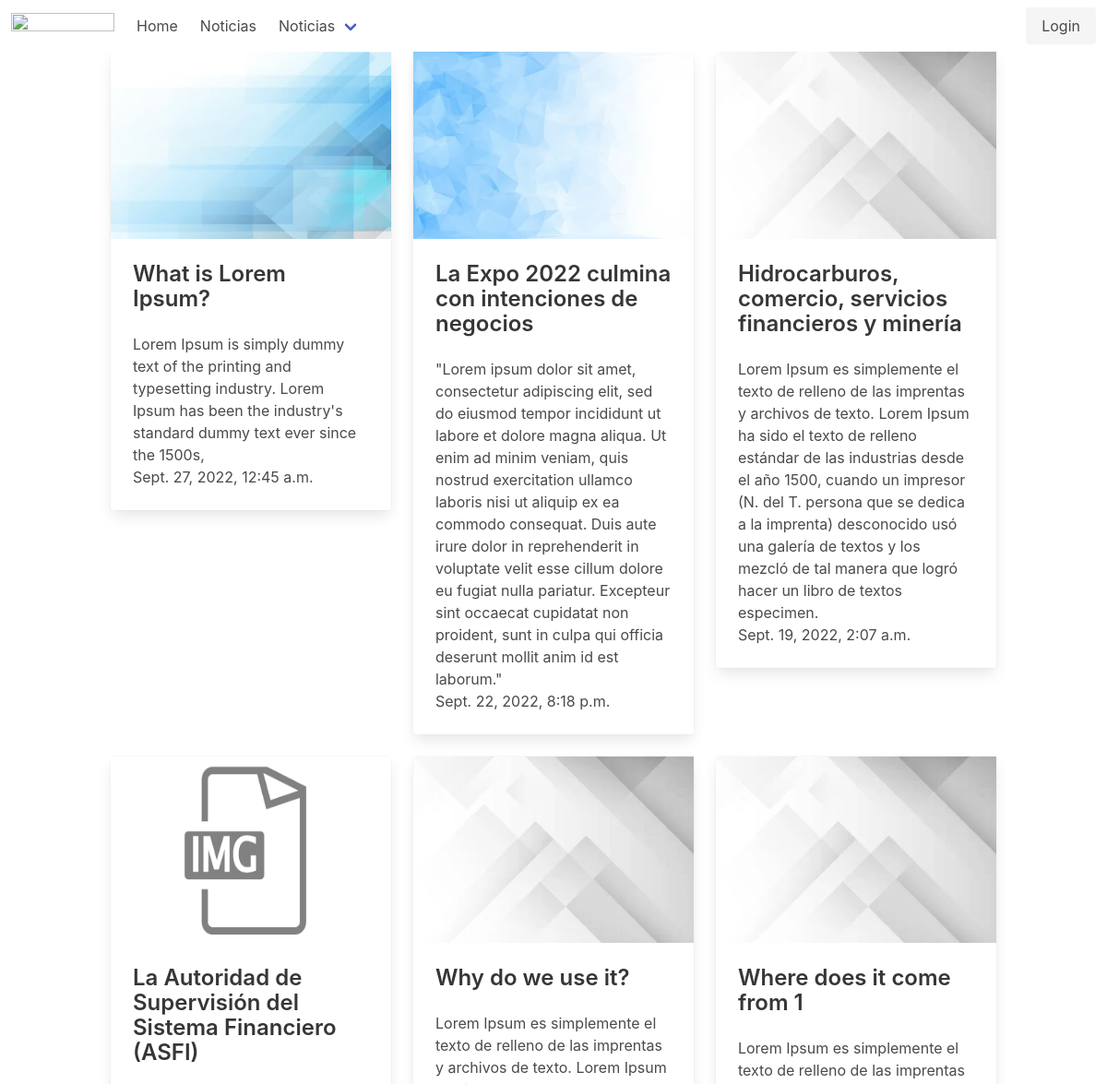
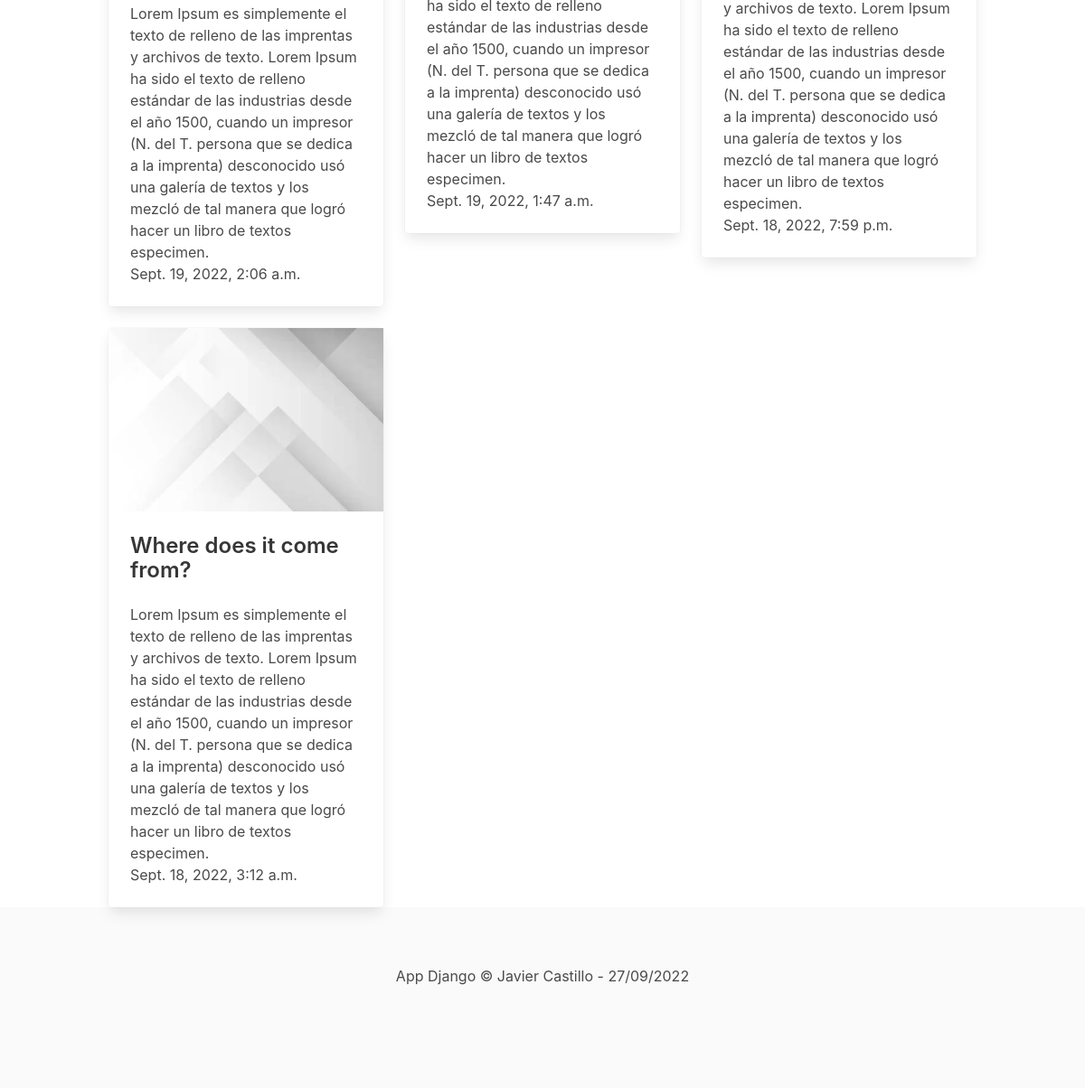
The app's page /ecomonia/ with its own data (2 pictures, top to bottom).
### DemoApp/models.py (models this page shows, shortened)
class Noticia(models.Model):
    title = models.CharField(max_length=200,verbose_name ="Titulo")
    category = models.CharField(max_length=150,verbose_name ="Categoria")
    content = models.TextField(verbose_name ="Contenido")
    image =models.ImageField(default='null',verbose_name ="Imagen",upload_to="noticias")
    public = models.BooleanField(verbose_name ="Publicado")
    created_at = models.DateTimeField(auto_now_add=True,verbose_name ="Creado")
    update_at = models.DateTimeField(auto_now=True,verbose_name ="Editado")
    class Meta:
            verbose_name ="Noticia"
            verbose_name_plural ="Noticias"
            ordering =['-created_at']

### DemoApp/views.py (the view)
# urls.py: path('ecomonia/', views.ecomonia,name="economia"),
def ecomonia(request):
    noticias =Noticia.objects.filter(category="economia")
    return render(request,'ecomonia.html',{
        'noticias':noticias
    })

### DemoApp/templates/ecomonia.html (shortened to what this page needs)
{% extends 'layout.html' %}
{% block content %}
<div class="columns is-flex-wrap-wrap">
    {% for noticia in noticias %}
    <div class="column is-one-third">
      <div class="card">
        <figure class="image image image is-3by2">
          <img src="{{noticia.image.url}}"/>
        </figure>
        <div class="card-content">
          <div class="content">
              <p class="title is-4">{{noticia.title}}</p>
          </div>
          <div class="content">
            {{noticia.content}}
            <br />
            <time datetime="2016-1-1">{{noticia.created_at}}</time>
          </div>
        </div>
      </div>
    </div>
    {% endfor %}
  </div>
{% endblock %}

### records on screen
Noticia: image (picture), title "What is Lorem Ipsum?", content "Lorem Ipsum is simply dummy text of the printing and typesetting industry. Lorem Ipsum has been the industry's standard dummy text ever since the 1500s,", created_at "Sept. 27, 2022, 12:45 a.m."
Noticia: image (picture), title "La Expo 2022 culmina con intenciones de negocios", content "\"Lorem ipsum dolor sit amet, consectetur adipiscing elit, sed do eiusmod tempor incididunt ut labore et dolore magna aliqua. Ut enim ad minim veniam, quis nostrud exercitation ullamco laboris nisi ut aliquip ex ea commodo consequat. Duis aute irure dolor in reprehenderit in voluptate velit esse cillum dolore eu fugiat nulla pariatur. Excepteur sint occaecat cupidatat non proident, sunt in culpa qui officia deserunt mollit anim id est laborum.\"", created_at "Sept. 22, 2022, 8:18 p.m."
Noticia: image (picture), title "Hidrocarburos, comercio, servicios financieros y minería", content "Lorem Ipsum es simplemente el texto de relleno de las imprentas y archivos de texto. Lorem Ipsum ha sido el texto de relleno estándar de las industrias desde el año 1500, cuando un impresor (N. del T. persona que se dedica a la imprenta) desconocido usó una galería de textos y los mezcló de tal manera que logró hacer un libro de textos especimen.", created_at "Sept. 19, 2022, 2:07 a.m."
Noticia: image (picture), title "La Autoridad de Supervisión del Sistema Financiero (ASFI)", content "Lorem Ipsum es simplemente el texto de relleno de las imprentas y archivos de texto. Lorem Ipsum ha sido el texto de relleno estándar de las industrias desde el año 1500, cuando un impresor (N. del T. persona que se dedica a la imprenta) desconocido usó una galería de textos y los mezcló de tal manera que logró hacer un libro de textos especimen.", created_at "Sept. 19, 2022, 2:06 a.m."
Noticia: image (picture), title "Why do we use it?", content "Lorem Ipsum es simplemente el texto de relleno de las imprentas y archivos de texto. Lorem Ipsum ha sido el texto de relleno estándar de las industrias desde el año 1500, cuando un impresor (N. del T. persona que se dedica a la imprenta) desconocido usó una galería de textos y los mezcló de tal manera que logró hacer un libro de textos especimen.", created_at "Sept. 19, 2022, 1:47 a.m."
Noticia: image (picture), title "Where does it come from 1", content "Lorem Ipsum es simplemente el texto de relleno de las imprentas y archivos de texto. Lorem Ipsum ha sido el texto de relleno estándar de las industrias desde el año 1500, cuando un impresor (N. del T. persona que se dedica a la imprenta) desconocido usó una galería de textos y los mezcló de tal manera que logró hacer un libro de textos especimen.", created_at "Sept. 18, 2022, 7:59 p.m."
Noticia: image (picture), title "Where does it come from?", content "Lorem Ipsum es simplemente el texto de relleno de las imprentas y archivos de texto. Lorem Ipsum ha sido el texto de relleno estándar de las industrias desde el año 1500, cuando un impresor (N. del T. persona que se dedica a la imprenta) desconocido usó una galería de textos y los mezcló de tal manera que logró hacer un libro de textos especimen.", created_at "Sept. 18, 2022, 3:12 a.m."
